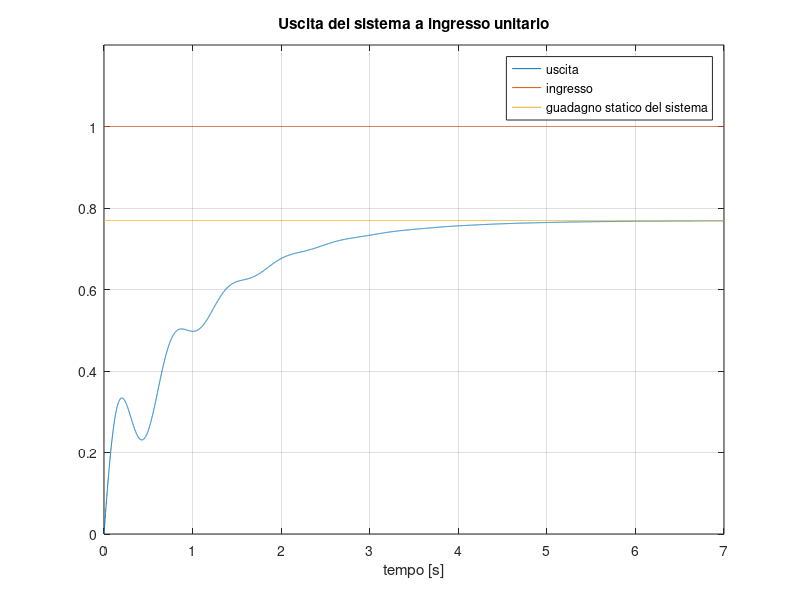
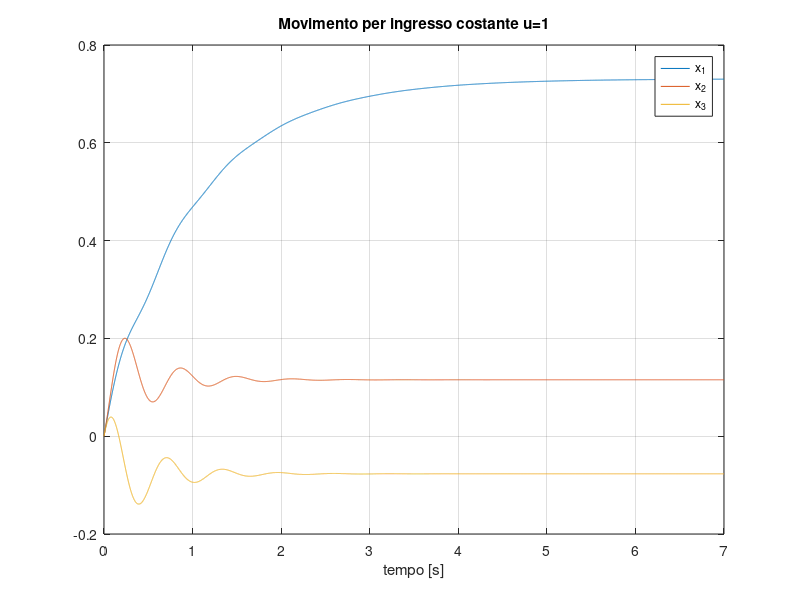
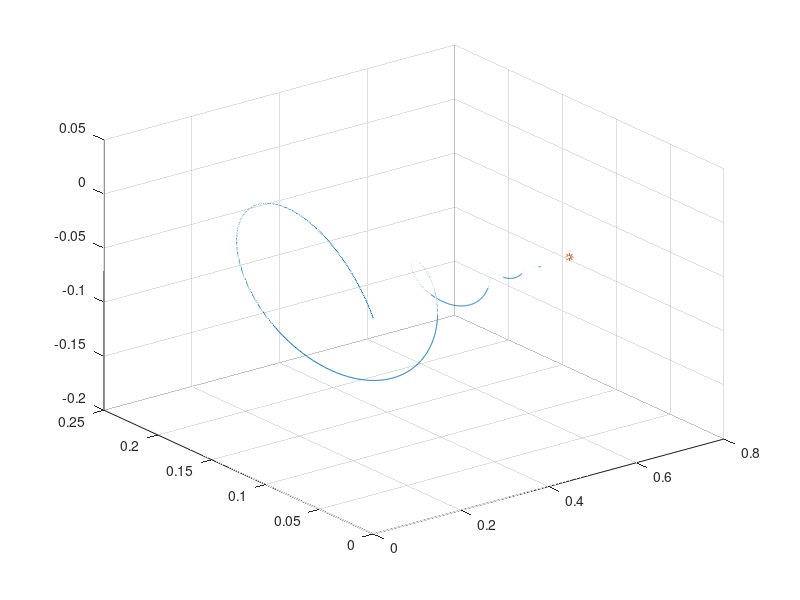
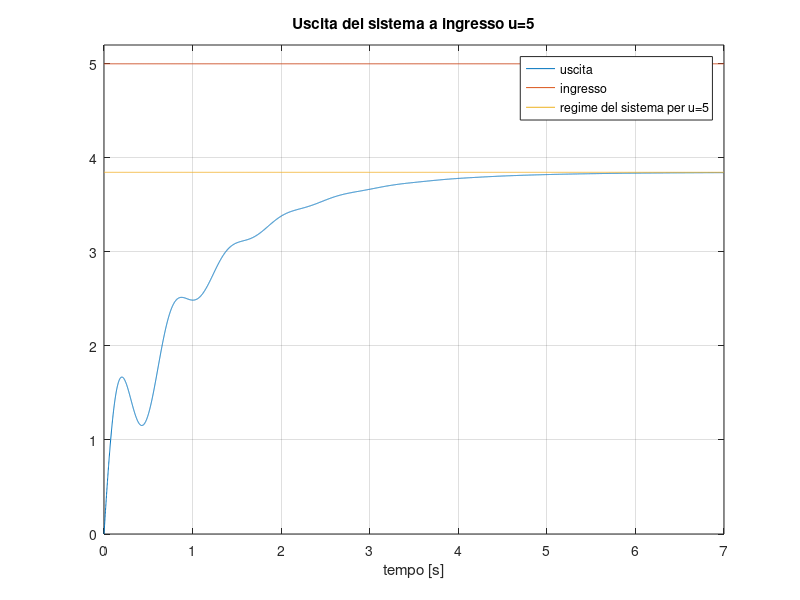

The MATLAB source for these figures, in order:
close all;
clear;
clc;

A=[ -1  -1  2 ;
     0  -2 10 ;
     0 -10 -2 ];

autoval = eig( A );

REval = real( autoval );
% ------------------------------------ %
TD = -1 / max( REval ); % TD = tempo dominante

TR = 5 * TD; % TR = tempo di risposta del sistema
% ------------------------------------ %
b = [ 1 ; 1 ; 1 ];
c = [ 1 1 1 ];
d = 0;
u = 1;

xeq = -inv( A ) * b * u; % si ottiene mettendo x punto = 0

yeq = c * xeq + d * u;
% ------------------------------------ %
sistema = ss( A , b , c , d );

t = 0 : 0.001 : 7;

u = ones( size( t ) );

[ uscita , tempo , stato ] = lsim( sistema , u , t );

figure
plot( tempo , uscita )
hold all
plot( tempo , u )
ylim( [ 0 , 1.2 ] )
grid on
title( 'Uscita del sistema a ingresso unitario' )
xlabel( 'tempo [s]' )

guadagno = dcgain( sistema ) * ones( size( t ) );
plot( tempo , guadagno )
legend( 'uscita' , 'ingresso' , 'guadagno statico del sistema' )

figure
plot( tempo , stato( : , 1 ) ) 
hold all
plot( tempo , stato( : , 2 ) )
plot( tempo , stato( : , 3 ) )
grid on
title( 'Movimento per ingresso costante u=1' )
xlabel( 'tempo [s]' )
legend( 'x_1' , 'x_2' , 'x_3' )

figure
plot3( stato( : , 1 ) , stato( : , 2 ) , stato( : , 3 ) )
grid
hold on
plot3( xeq( 1 ) , xeq( 2 ) , xeq( 3 ) , '*' )
% ------------------------------------ %
u2 = 5 * u;
[ uscita2 , tempo2 , stato2 ] = lsim( sistema , u2 , t );

figure
plot( tempo2 , uscita2 )
hold all
plot( tempo2 , u2 )
ylim( [ 0 , 5.2 ] )
grid on
title( 'Uscita del sistema a ingresso u=5' )
xlabel( 'tempo [s]' )

regime = 5 * guadagno;
plot( tempo2 , regime )
legend( 'uscita' , 'ingresso' , 'regime del sistema per u=5' )

figure
plot( tempo2 , stato2( : , 1 ) )
hold all
plot( tempo2 , stato2( : , 2 ) )
plot( tempo2 , stato2( : , 3 ) )
grid on
title( 'Movimento per ingresso costante u=5' )
xlabel( 'tempo [s]' )
legend( 'x_1' , 'x_2' , 'x_3' )
